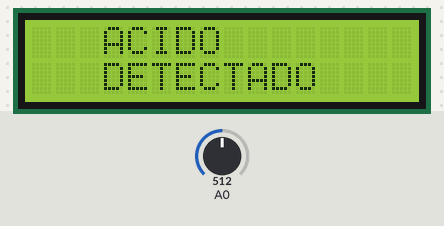
The sketch below on a simulated Arduino Uno, built with avr-gcc and run on an emulated ATmega328P. Shown: 16×2 character LCD. Inputs (shaded band) come from the test bench; at power-on: A0 = 512. What the sketch prints to the serial monitor is not drawn.

Above: at 1.2 s.
1.3 s: A0 set to 111
4.3 s: A0 set to 92
5.8 s: A0 set to 4
7.3 s: A0 set to 1
At 8.0 s:
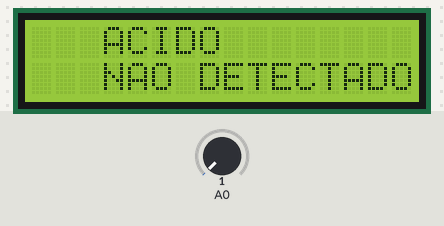
8.9 s: A0 set to 25
At 9.3 s:
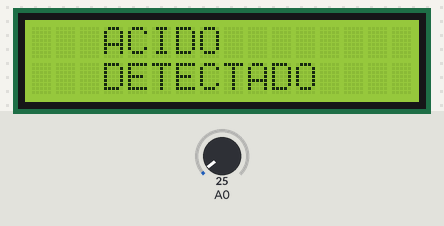
10.5 s: A0 set to 0
At 11.1 s:
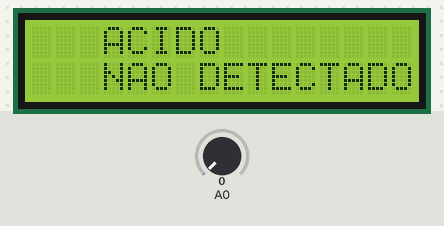
Timing chart, 0 to 13.2 s (numbered marks = the images above; inputs shaded):
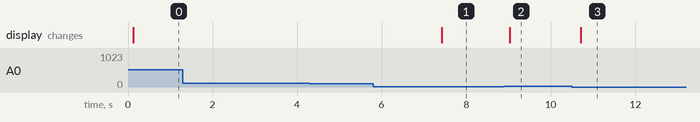

The sketch:

main.ino
```cpp
//Programa: Teste de Display LCD 16 x 2
//Autor: FILIPEFLOP

//Carrega a biblioteca LiquidCrystal
#include <LiquidCrystal.h>
long leitura = 0;

//Define os pinos que serão utilizados para ligação ao display
LiquidCrystal lcd(12, 11, 5, 4, 3, 2);

void setup()
{
 Serial.begin(9600);
  lcd.begin(16, 2);
}

void loop()
{
  leitura = 0;

    for(int i = 0; i < 25; i++){
    int sensorValue;
  sensorValue = analogRead(0);//connect UV sensors to Analog 0
  Serial.println(sensorValue);//print the value to serial
  leitura = leitura + sensorValue;
    }
    leitura = leitura / 25;
    leitura = leitura * 5;

  lcd.clear();
  //Limpa a tela
  /*lcd.clear();
  //Posiciona o cursor na coluna 3, linha 0;
  lcd.setCursor(3, 0);
  lcd.print("HEMOLIN ");
  lcd.setCursor(3, 1);
  lcd.print(leitura);
*/
if(leitura >= 15){
  lcd.setCursor(3, 0);
  lcd.print("ACIDO");
   lcd.setCursor(3, 1);
     lcd.print("DETECTADO ");
}
else {
   lcd.setCursor(3, 0);
  lcd.print("ACIDO");
    lcd.setCursor(3, 1);
    lcd.print("NAO DETECTADO");
}

    delay(300);

  //Rolagem para a esquerda
 /* for (int posicao = 0; posicao < 3; posicao++)
  {
    lcd.scrollDisplayLeft();
    delay(300);
  }

  //Rolagem para a direita
  for (int posicao = 0; posicao < 6; posicao++)
  {
    lcd.scrollDisplayRight();
    delay(300);
  }*/
}
```

Measured:
- the behaviour switches between 3 and 2 on A0 (found by bisection; images 0 and 1)
- after the input at 1.3 s, every drawn part: stays the same
- after the input at 4.3 s, every drawn part: stays the same
- after the input at 5.8 s, every drawn part: stays the same
- after the input at 7.3 s, the display: changes after 0.12 s (image 1)
- after the input at 8.9 s, the display: changes after 0.13 s (image 2)
- after the input at 10.5 s, the display: changes after 0.21 s (image 3)
